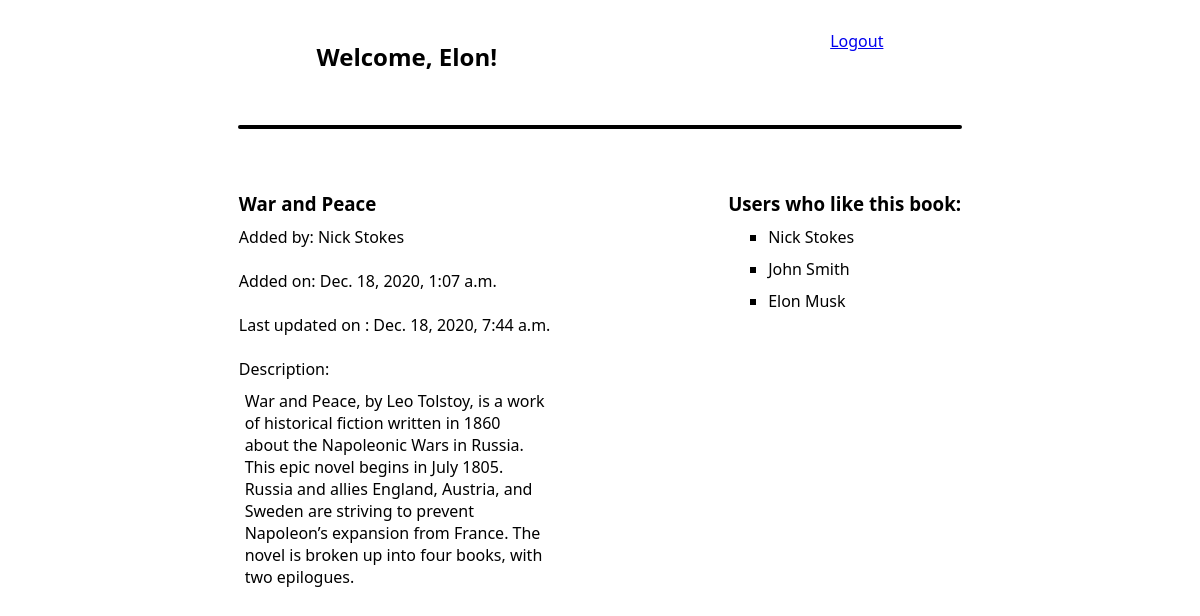
/books/13/view (signed in), run on the app's committed database.
### books_app/models.py (models this page shows, shortened)
class User(models.Model):
    first_name = models.CharField(max_length=45)
    last_name = models.CharField(max_length=45)
    email = models.EmailField(max_length=45)
    password = models.CharField(max_length=70)
    created_at = models.DateTimeField(auto_now_add=True)
    updated_at = models.DateTimeField(auto_now=True)
    objects = UserManager()

class Books(models.Model):
    title = models.CharField(max_length=255)
    description = models.TextField(null=True)
    uploaded_by = models.ForeignKey(User, related_name="books_uploaded", on_delete = models.CASCADE)
    users_who_like = models.ManyToManyField(User, related_name="liked_books")
    created_at = models.DateTimeField(auto_now_add=True)
    updated_at = models.DateTimeField(auto_now=True)
    objects = BookManager()

### books_app/views.py (the view)
# urls.py: path('books/<int:id>/view', views.view),
def view(request, id):
    book = Books.objects.get(id = id)
    user = User.objects.get(id=request.session['user_id'])
    context = {
            "book": book,
            "user": User.objects.get(id=request.session['user_id']),
            "books": Books.objects.get(id = id),
            "users_who_like": book.users_who_like.all()
        }
    return render(request, "view.html", context)

### books_app/templates/view.html (shortened to what this page needs)
<!DOCTYPE html>
<html lang="en">
<head>
    {% load static %}
    <link rel="stylesheet" href="{% static 'css/index.css' %}" />
</head>
<body>
    <div class="boxes">
        <div class="box1">
            <h2>Welcome, {{ user.first_name }}!</h2><br>
        </div>
        <div class="box2">
            <a class="logout" href="/logout" method=post>Logout</a>
        </div>
    </div>
    <div class="line"></div><br>
    <div class="boxes">
        <div class="box1">
        <h3>{{ books.title }}</h3>
        Added by: {{ books.uploaded_by.first_name }} {{ books.uploaded_by.last_name }} <br><br>
        Added on: {{ books.created_at }} <br><br>
        Last updated on : {{ books.updated_at }} <br><br>
        Description: <br>
        <div class="desc">
            {{ books.description }}
        </div>
        </div>
        <div class="box2">
        <h3>Users who like this book:</h3>
        {% for user_who_likes in users_who_like %}
        <ul>
            <li class="users_who_like">
                {{ user_who_likes.first_name }} {{ user_who_likes.last_name }}
            </li>
        </ul>
        {% endfor %}
        </div>
    </div>
</body>
</html>

### books_app/static/css/index.css (style rules this page uses)
* { margin: 10px auto; font-family: 'Segoe UI', Tahoma, Geneva, Verdana, sans-serif; }
.boxes { display: flex; justify-content: center; width: 75%; }
.line { border: 2px solid black; height: 0px; width: 60%; border-radius: 30px; }
li { list-style-type: none; }
.desc { width: 300px; }
.users_who_like { list-style-type: square; }

### data on the page
User: first_name "Elon", last_name "Musk"
Books: title "War and Peace", uploaded_by.first_name "Nick", uploaded_by.last_name "Stokes", created_at "Dec. 18, 2020, 1:07 a.m.", updated_at "Dec. 18, 2020, 7:44 a.m.", description "War and Peace, by Leo Tolstoy, is a work of historical fiction written in 1860 about the Napoleonic Wars in Russia. This epic novel begins in July 1805. Russia and allies England, Austria, and Sweden are striving to prevent Napoleon’s expansion from France. The novel is broken up into four books, with two epilogues."
User: first_name "Nick", last_name "Stokes"
User: first_name "John", last_name "Smith"
